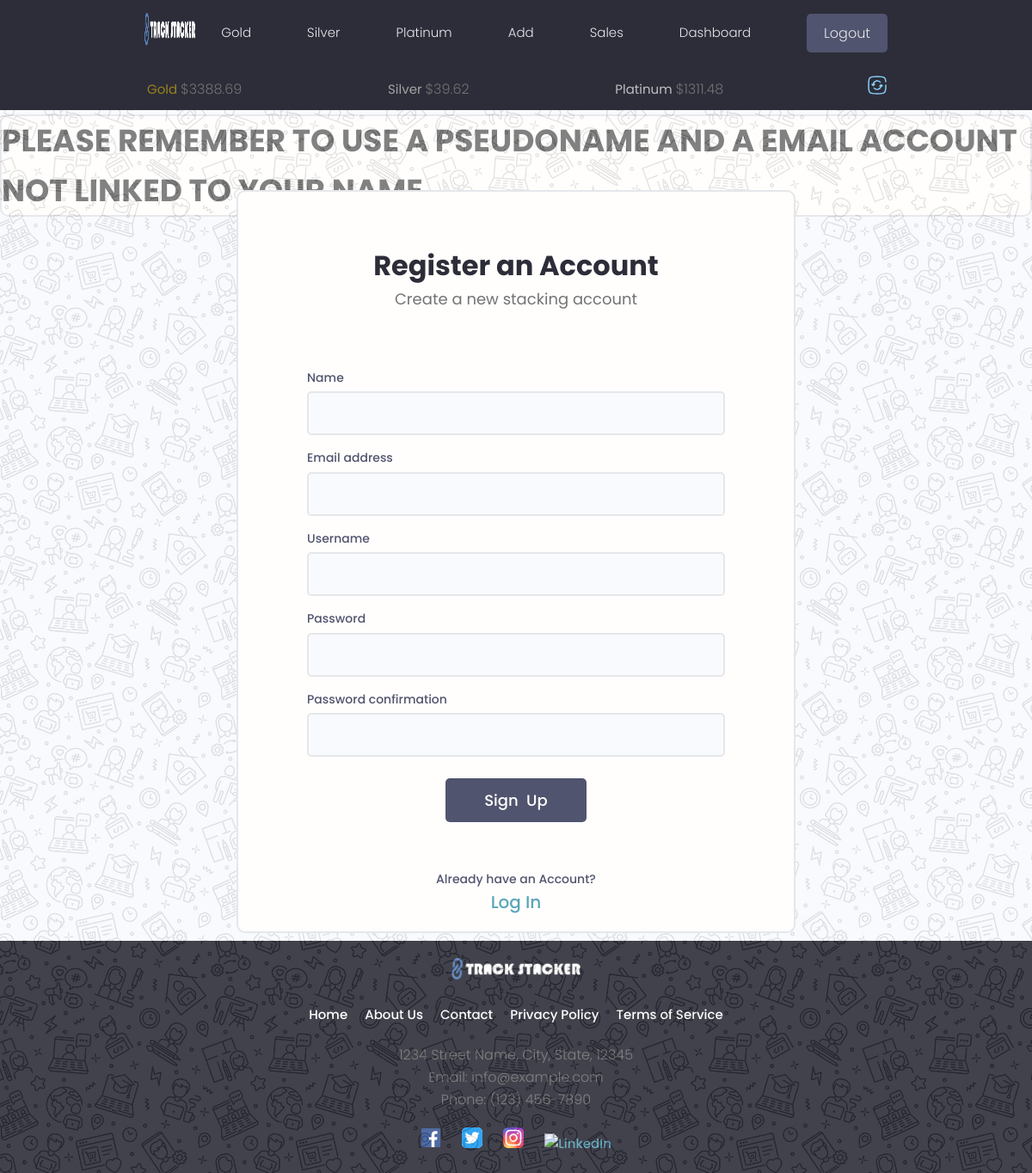
/users/register-user/ (signed in), run on the app's committed database.
### tracker/models.py (models this page shows, shortened)
class MetalsData(models.Model):
    owner = models.OneToOneField(Profile, on_delete=models.CASCADE)
    timestamp = models.IntegerField(default=0)
    rates = models.JSONField(default=dict)
    currency = models.CharField(max_length=30)
    current_gold_price = models.DecimalField(max_digits=30, decimal_places=2, default=0)
    current_silver_price = models.DecimalField(max_digits=30, decimal_places=2, default=0)
    current_platinum_price = models.DecimalField(max_digits=30, decimal_places=2, default=0)
    class Meta:
        verbose_name_plural = "Metals Data"

### users/views.py (the view, shortened to what this page needs)
# urls.py: path('register-user/', views.registerUser, name="register-user"),
def registerUser(request):
    page = 'register'
    form = CustomUserCreationForm()
    messages.info(request, 'PLEASE REMEMBER TO USE A PSEUDONAME AND A EMAIL ACCOUNT NOT LINKED TO YOUR NAME')
    context = {'page': page, 'form': form}
    return render(request, 'users/login_register.html', context)

### users/forms.py
class CustomUserCreationForm(UserCreationForm):
    class Meta:
        model = User
        fields = ['first_name', 'email', 'username', 'password1', 'password2']
        labels = {
            'first_name': 'Name',
        }
    def __init__(self,*args, **kwargs):
        super(CustomUserCreationForm, self).__init__(*args, **kwargs)
        for name, field in self.fields.items():
            field.widget.attrs.update({'class': 'input'})

### tracker/context_processors.py (called while the page is built)
def subheader_context(request):
    subheader_data = {}
    if request.user.is_authenticated:
        try:
            metals_data, created = MetalsData.objects.get_or_create(owner=request.user.profile)
            subheader_data['gold_price'] = metals_data.current_gold_price
            subheader_data['silver_price'] = metals_data.current_silver_price
            subheader_data['platinum_price'] = metals_data.current_platinum_price
        except MetalsData.DoesNotExist:
            subheader_data['gold_price'] = 'N/A'
            subheader_data['silver_price'] = 'N/A'
            subheader_data['platinum_price'] = 'N/A'
    return subheader_data

### users/templates/users/login_register.html (shortened to what this page needs)
{% extends 'main.html' %}
{% load static %}
{% block content %}
{% if page == 'register' %}
<div class="auth">
    <div class="card">
    <div class="auth__header text-center">
        <h3>Register an Account</h3>
        <p>Create a new stacking account</p>
    </div>
    <form action="{% url 'register-user' %}" method="POST" class="form auth__form">
        {% for field in form %}
        <div class="form__field">
          <label for="formInput#text"> {{field.label}} </label>
          {{field}}
        </div>
        {% endfor %}
        <div class="auth__actions">
          <input id="register_button" class="btn btn--sub btn--lg" type="submit" value="Sign  Up" />
        </div>
    </form>
    <div class="auth__alternative">
        <p>Already have an Account?</p>
        <a id="register_login" href="{% url 'login-user' %}">Log In</a>
    </div>
    </div>
</div>
{% endif %}
{% endblock %}

### templates/sub_header.html (shortened to what this page needs)
{% load static %}
<div id="sticky-bar">
  <header class="subheader">
    <div class="container container--narrow">
      <nav class="subheader__nav">
        <ul>
          <li class="subheader__menuItem" id="goldspot">Gold&nbsp;<span>${{gold_price}}</span></li>
          <li class="subheader__menuItem" id="silverspot">Silver&nbsp;<span>${{silver_price}}</span></li>
          <li class="subheader__menuItem" id="platinumspot">Platinum&nbsp;<span>${{platinum_price}}</span></li>
          <a><li class="subheader__menuItem"><span class="solar--refresh-square-broken" id="update-metals-data-button"></span></li></a>
        </ul>
      </nav>
    </div>
  </header>
</div>

### static/styles/app.css (style rules this page uses)
:root { --color-sub: #2d2d39; }
.btn--sub { background-color: var(--color-sub-light); }
.card { border: 2px solid var(--color-light); }
.auth { width: 100%; position: relative; z-index: 1; background: transparent; height: 99vh; display: flex; justify-content: center; align-items: center; }
.auth::after { z-index: -1; opacity: 0.1; content: ''; display: block; position: fixed; top: 0; left: 0; bottom: 0; right: 0; background: url(../images/pattern.jpg); }
.auth > .card { padding: 3rem 4rem; width: 95%; max-width: 65rem; }
@media screen and (min-width: 650px) { .auth > .card { padding: 5rem 8rem; width: 95%; max-width: 65rem; } }
.auth__header h3 { color: var(--color-sub); font-weight: 700; margin-top: 1rem; }
.auth__header p { font-weight: 400; font-size: 1.8rem; margin-bottom: 2rem; }
.auth__form { margin: 3rem 0; }
.auth .auth__form label, .auth .auth__alternative p { font-size: 1.4rem; font-weight: 500; color: var(--color-sub-light); }
.auth .auth__actions { display: flex; justify-content: space-between; align-items: center; margin: 2.5rem 0; }
.auth .auth__alternative a { font-size: 2rem; font-weight: 500; }
#sticky-bar { position: relative; width: 100%; background-color: var(--color-sub); color: white; text-align: center; transition: top 0.3s; z-index: 110; }
.subheader { position: sticky; z-index: 111; background-color: var(--color-sub); padding-bottom: .8rem; }
.subheader__nav > ul { display: flex; align-items: center; list-style: none; justify-content: space-between; padding-top: 1rem; }
#goldspot { color: rgba(255, 215, 0, 0.5); padding: 3px; }
#silverspot { color: rgba(192, 192, 192, 0.8); padding: 3px; }
#platinumspot { color: rgba(229, 228, 226, 0.8); padding: 3px; }

### static/uikit/styles/modules/_variables.css (style rules this page uses)
:root { --color-main: #5aa5b9; --color-main-light: #e6faff; --color-sub: #3f4156; --color-sub-light: #51546e; --color-sub-lighter: #ededfd; --color-text: #737373; --color-gray: #8b8b8b; --color-light: #e5e7eb; --color-light-gray: #767676; --color-bg: #f8fafd; --color-white: #fffefd; --color-white-light: #f3f3f3; --color-success: #359e64; --color-success-bg: #def8e8; --color-error: #fc4b0b; --color-error-bg: #fff2ee; --font-base: 'Poppins', arial, helvetica, 'Segoe UI', roboto, ubuntu, sans-serif; --font-monospace: 'Fira Code', 'Courier New', courier, monospace; --font-regular: 300; --font-medium: 500; --font-bold: 700; --generic-shadow: 1px 1px 5px #00000010; --generic-transition: all 0.3s ease-in-out; }

### static/uikit/styles/modules/_base.css (style rules this page uses)
* { margin: 0; padding: 0; box-sizing: border-box; text-rendering: optimizeLegibility; color: inherit; font-size: inherit; }
html { font-size: 50%; }
@media only screen and (min-width: 480px) { html { font-size: 56.25%; } }
@media only screen and (min-width: 1200px) { html { font-size: 62.5%; } }
body { line-height: 1.6; font-weight: 400; font-size: 1.5rem; color: var(--color-text); background-color: var(--color-bg); min-height: 100vh; }

### static/uikit/styles/modules/_typography.css (style rules this page uses)
* { font-family: var(--font-base); }
h3 { font-size: 3.2rem; font-weight: var(--font-medium); }
p, span, strong { font-size: 1.6rem; color: var(--color-text); font-weight: var(--font-regular); }
a { padding-bottom: 2px; text-decoration: none; display: inline-block; color: var(--color-main); font-weight: var(--font-medium); }

### static/uikit/styles/modules/_utilities.css (style rules this page uses)
.container { width: 92%; max-width: 165rem; margin: 0 auto; box-sizing: border-box; }
.container--narrow { width: 92%; max-width: 120rem; }
@media screen and (min-width: 1000px) { .container { width: 90%; } }
@media screen and (min-width: 1000px) { .container--narrow { width: 85%; } }
@media screen and (min-width: 1200px) { .container { width: 80%; } }
@media screen and (min-width: 1200px) { .container--narrow { width: 72%; } }
.text-center { text-align: center; }

### static/uikit/styles/modules/_button.css (style rules this page uses)
.btn { display: inline-block; position: relative; cursor: pointer; background-color: var(--color-light); font-weight: var(--font-medium); color: var(--color-sub); text-decoration: none; padding: 1rem 2rem; border-radius: 0.5rem; border: none; width: -webkit-fit-content; width: -moz-fit-content; width: fit-content; height: -webkit-fit-content; height: -moz-fit-content; height: fit-content; font-size: 1.6rem; outline-width: 0; outline-color: transparent; -webkit-backface-visibility: hidden; backface-visibility: hidden; transition: all 0.3s ease-in-out; }
.btn--sub { background-color: var(--color-sub); color: var(--color-white); }
.btn--lg { font-size: 1.8rem; padding: 1.2rem 4.5rem; }

### data on the page
MetalsData: current_gold_price "3388.69", current_silver_price "39.62", current_platinum_price "1311.48"

### other printed values
{{ message }} "PLEASE REMEMBER TO USE A PSEUDONAME AND A EMAIL ACCOUNT NOT LINKED TO YOUR NAME"
{{ field.label }} "Name" "Email address" "Username" "Password" "Password confirmation"
